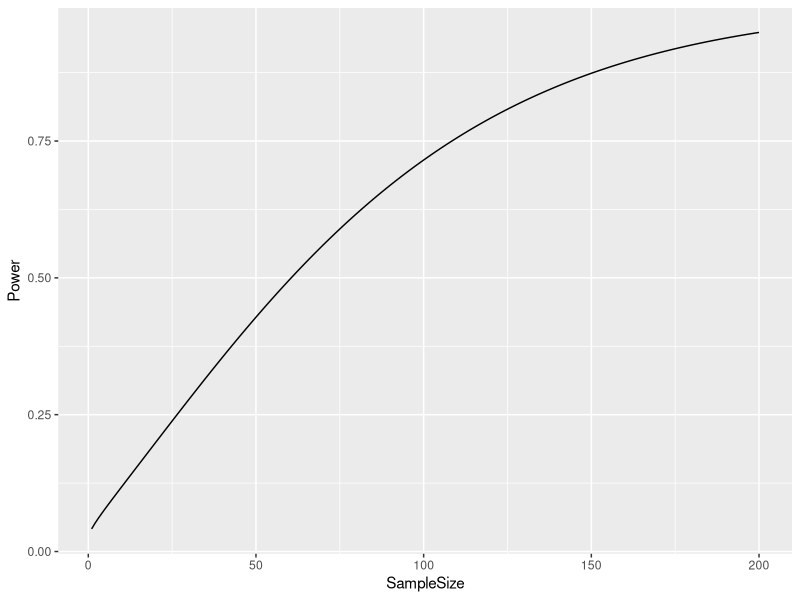

Reproduce this figure in R.
## ---- chunk 1
knitr::opts_chunk$set(echo = TRUE, warning = FALSE, message = FALSE)
## ---- chunk 2
library(tidyverse)
## ---- chunk 3
MyPwrFun <- function(alpha, m1, m2, s1, s2, n1, n2){
  z1a2 <- qnorm(1 - alpha / 2)
  za2 <- qnorm(alpha / 2)
  quant <- (m1-m2) / sqrt( (s1^2/n1) + (s2^2/n2) )
  beta <- pnorm(z1a2 - quant) - pnorm(za2 - quant)
  power <- 1- beta
  return(power)
}

power1 <- MyPwrFun(alpha = .05, m1 = 1, m2 = .8, s1 = .32, s2 = .04, n1 = 20, n= 20)
## ---- chunk 4
pwrdf <- data.frame()
for (x in 0:40){
  powers <- MyPwrFun(alpha = .05, m1 = 1, m2 = .8, s1= .32, s2 = .04, n1 = x, n2 = 40-x)
  pwrdf <- rbind(pwrdf, c(x, powers))
}
## ---- chunk 5

SampSizePropsFun <- function(alpha, k, beta, p1, p2){
  z1a2 <- qnorm(1-alpha/2)
  z1b <- qnorm(1-beta)
  pstar <- (p1 + k * p2) / (1 + k)
  firstquantnum <- z1a2 * sqrt( pstar * (1- pstar) * (1 + (1/k)))
  secondquantnum <- z1b * sqrt( p1 * (1 - p1) + ((p2 * (1-p2))/k))
  numerator <- (firstquantnum + secondquantnum)^2
  denom <- (p1 - p2)^2
  n <- numerator / denom
  n
}
#k = n2/n1 and is only used for unequal allocation of observations

ans2a <- ceiling(SampSizePropsFun(alpha = .05, beta = .1, k = 1, p1 = .8, p2 = .64))
ans2a
## ---- chunk 6
MyPwrFun2 <- function(p1, p2, alpha, p.bar, n1, n2){
  z1a2 <- qnorm(1- alpha/2)
  d <- abs(p1-p2)
  quant <- (d - (z1a2 * sqrt(p.bar * (1 - p.bar) * ( (1/n1) + (1/n2) ) ) ) ) / (sqrt(((p1 * (1-p1) ) / n1) + (p2 * (1-p2) / n2)))
  pnorm(quant)
}

powerdf2 <- data.frame()
for (x in 1:200){
  outputs <- MyPwrFun2(p1 = .8, p2 = .64, alpha = .05, p.bar = .72, n1 = x, n2 = x)
  powerdf2 <- rbind(powerdf2, c(x, outputs))
}

colnames(powerdf2) <- c("SampleSize", "Power")

ggplot(powerdf2, aes(x = SampleSize, y = Power))+
  geom_line()


## ---- chunk 7
dat <- c(8, 46, 95, 21, 6, 2168, 1056, 19, 15, 55)

## ---- chunk 8
mytest <- t.test(dat, mu = 30, alternative = "greater", conf.level = .1)
## ---- chunk 9
newdat <- dat - 30
newdf <- newdat %>% as.data.frame()
## ---- chunk 10
colnames(newdf) <- c("obs")
new2 <- newdf %>% arrange(abs(obs)) %>% 
  mutate(rank = 1:10)
## ---- chunk 11
wplus <- new2 %>% filter(obs > 0) %>% 
  summarise(wp = sum(rank))

wminus <- new2 %>% filter(obs < 0) %>% 
  summarise(wm = sum(rank))


## ---- chunk 12
wilcox.test(new2$obs, alternative="greater", mu=0, paired=FALSE,
 exact=TRUE, correct=FALSE)
